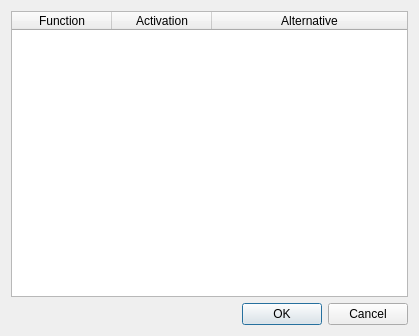
<?xml version="1.0" encoding="UTF-8"?>
<ui version="4.0">
 <class>Keyboard_shortcuts_widget</class>
 <widget class="QWidget" name="Keyboard_shortcuts_widget">
  <property name="geometry">
   <rect>
    <x>0</x>
    <y>0</y>
    <width>419</width>
    <height>336</height>
   </rect>
  </property>
  <property name="windowTitle">
   <string>Keyboard Shortcuts</string>
  </property>
  <layout class="QVBoxLayout" name="verticalLayout">
   <item>
    <widget class="QTableWidget" name="keyboard_shortcuts_tableWidget">
     <attribute name="horizontalHeaderShowSortIndicator" stdset="0">
      <bool>true</bool>
     </attribute>
     <attribute name="horizontalHeaderStretchLastSection">
      <bool>true</bool>
     </attribute>
     <attribute name="verticalHeaderVisible">
      <bool>false</bool>
     </attribute>
     <column>
      <property name="text">
       <string>Function</string>
      </property>
     </column>
     <column>
      <property name="text">
       <string>Activation</string>
      </property>
     </column>
     <column>
      <property name="text">
       <string>Alternative</string>
      </property>
     </column>
    </widget>
   </item>
   <item>
    <widget class="QDialogButtonBox" name="buttonBox">
     <property name="standardButtons">
      <set>QDialogButtonBox::Cancel|QDialogButtonBox::Ok</set>
     </property>
    </widget>
   </item>
  </layout>
 </widget>
 <resources/>
 <connections/>
</ui>
